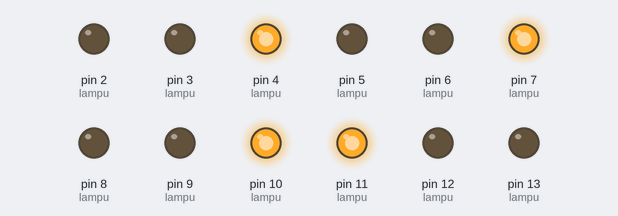
Bench run of a sketch on a simulated Arduino Uno, built with avr-gcc and run on an emulated ATmega328P. Shown: output pins drawn as LEDs (lit = HIGH).

Above: at 0.1 s.
At 6.6 s:
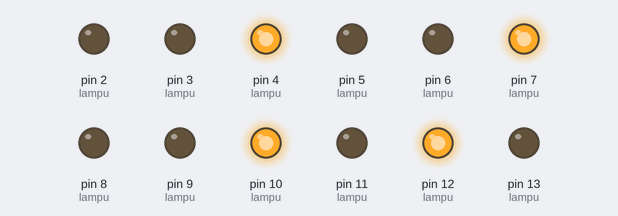
At 8.6 s:
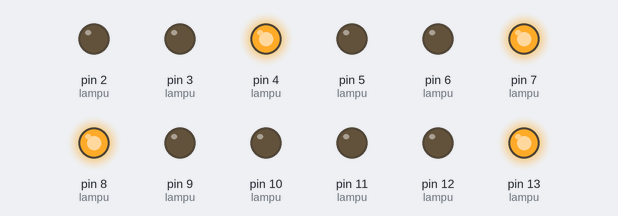
At 15.1 s:
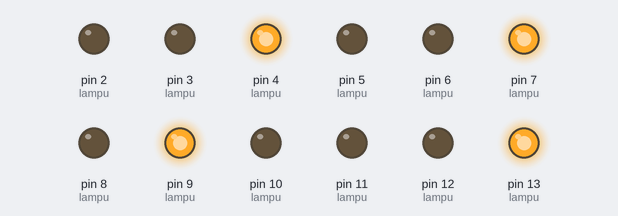
At 23.6 s:
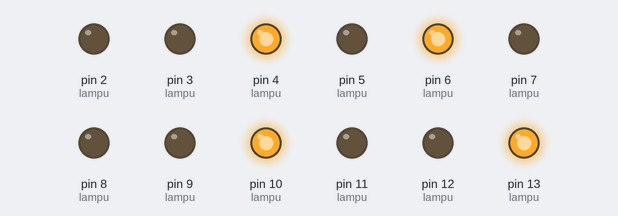
At 32.1 s:
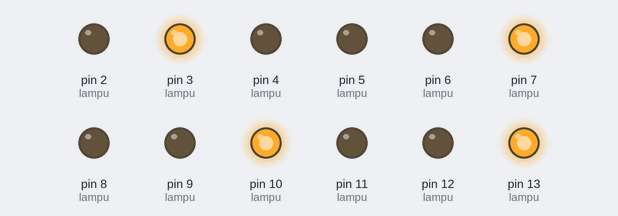
Timing chart, 0 to 40.0 s (numbered marks = the images above):
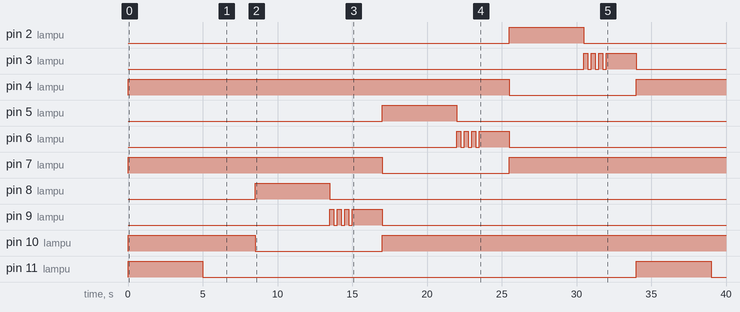

Measured:
- by itself, pin 2 (lampu): LOW → HIGH at 25.5 s, → LOW 5.0 s later
- by itself, pin 3 (lampu), pin 6 (lampu), pin 9 (lampu): goes 3 × (HIGH 0.25 s, LOW 0.25 s), HIGH 2.0 s, then LOW
- by itself, pin 4 (lampu): HIGH → LOW at 25.5 s, → HIGH 8.5 s later
- by itself, pin 5 (lampu): LOW → HIGH at 17.0 s, → LOW 5.0 s later
- by itself, pin 7 (lampu): HIGH → LOW at 17.0 s, → HIGH 8.5 s later
- by itself, pin 8 (lampu): LOW → HIGH at 8.5 s, → LOW 5.0 s later
- by itself, pin 10 (lampu): HIGH → LOW at 8.5 s, → HIGH 8.5 s later
- by itself, pin 11 (lampu): alternates HIGH for 5.0 s and LOW for 29.0 s

The sketch:

Traffic_Light_Code.ino
```cpp
// Format: {Merah, Kuning, Hijau}
const int lampu[4][3] = {
  {13, 12, 11}, // Utara
  {10, 9, 8},   // Timur
  {7, 6, 5},    // Selatan
  {4, 3, 2}     // Barat
};

void setup() {
  // Set semua pin OUTPUT
  for (int i = 0; i < 4; i++) {
    pinMode(lampu[i][0], OUTPUT);
    pinMode(lampu[i][1], OUTPUT);
    pinMode(lampu[i][2], OUTPUT);
  }

  semuaMerah();
}

void loop() {
  // Urutan searah jarum jam
  aktifkanSimpang(0); // Utara
  aktifkanSimpang(1); // Timur
  aktifkanSimpang(2); // Selatan
  aktifkanSimpang(3); // Barat
}

// Semua lampu merah
void semuaMerah() {
  for (int i = 0; i < 4; i++) {
    digitalWrite(lampu[i][0], HIGH); // Merah
    digitalWrite(lampu[i][1], LOW);  // Kuning
    digitalWrite(lampu[i][2], LOW);  // Hijau
  }
}

// Kontrol satu simpang
void aktifkanSimpang(int i) {
  digitalWrite(lampu[i][0], LOW); // Matikan merah

  // Hijau 5 detik
  digitalWrite(lampu[i][2], HIGH);
  delay(5000);
  digitalWrite(lampu[i][2], LOW);

  // Kuning kedip 3x
  for (int j = 0; j < 3; j++) {
    digitalWrite(lampu[i][1], HIGH);
    delay(250);
    digitalWrite(lampu[i][1], LOW);
    delay(250);
  }

  // Kuning 2 detik
  digitalWrite(lampu[i][1], HIGH);
  delay(2000);
  digitalWrite(lampu[i][1], LOW);

  // Kembali merah
  digitalWrite(lampu[i][0], HIGH);
}
```
